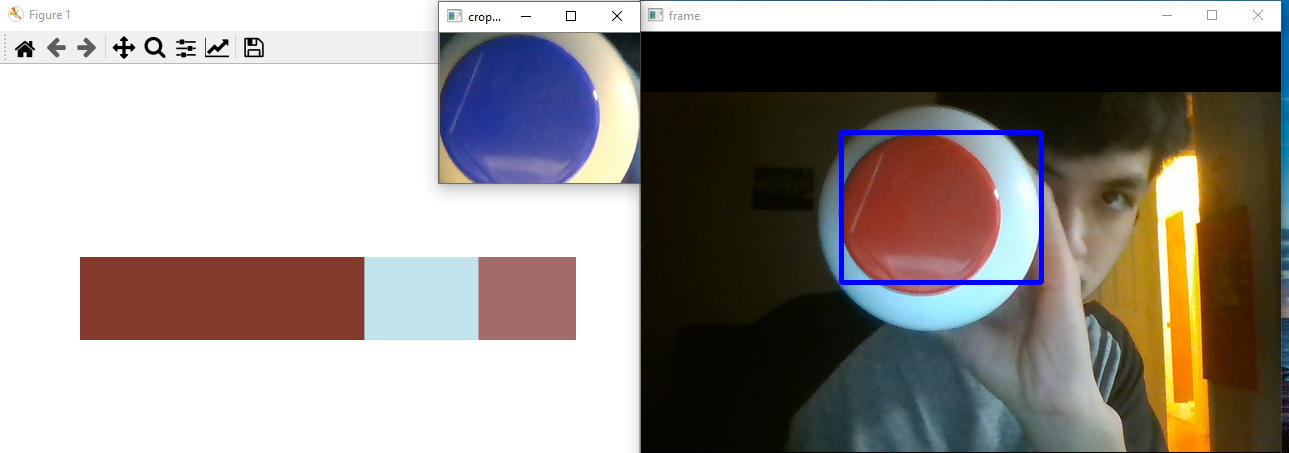
#> input picture Task4DominantColorBrightness1.PNG, 1289 x 453 px, given in place of the camera
$ python Task4_HSV_Red_Tracker.py
#> lines starting #> are read from the running program, lines starting #| are printed output that depends on the picture; after the words box and inside, x2 and y2 are one past the last pixel; in counts of white or black regions, pixels touching at a corner belong together
'''
This file tracks red objects (in this case I'm using a Tesla bookmark)
The following code is adapted from the OpenCV tutorials (changing color space)
and contours in particular. Drawing the bounding boxes was taken from
stackoverflow, the tutorial was confusing me. Makes sense what s/he did.
Modified it to work when no red contours are present (would crash due to
attempting to due np.argmax of empty array)
'''
import cv2
import numpy as np

cap = cv2.VideoCapture(0)

while(1):

    # Take each frame from camera
    _, frame = cap.read()
#> frame is the input picture: shape (453, 1289, 3); mean B, G, R 141.1, 145.4, 152

    # Convert BGR to HSV
    hsv = cv2.cvtColor(frame, cv2.COLOR_BGR2HSV)
#> hsv: shape (453, 1289, 3); mean H, S, V 23.4, 78.2, 161
    # define range of blue color in HSV
    lower_red = np.array([0,130,130])
    upper_red = np.array([10,255,255])

    # Threshold the HSV image to get only red colors
    mask = cv2.inRange(hsv, lower_red, upper_red)
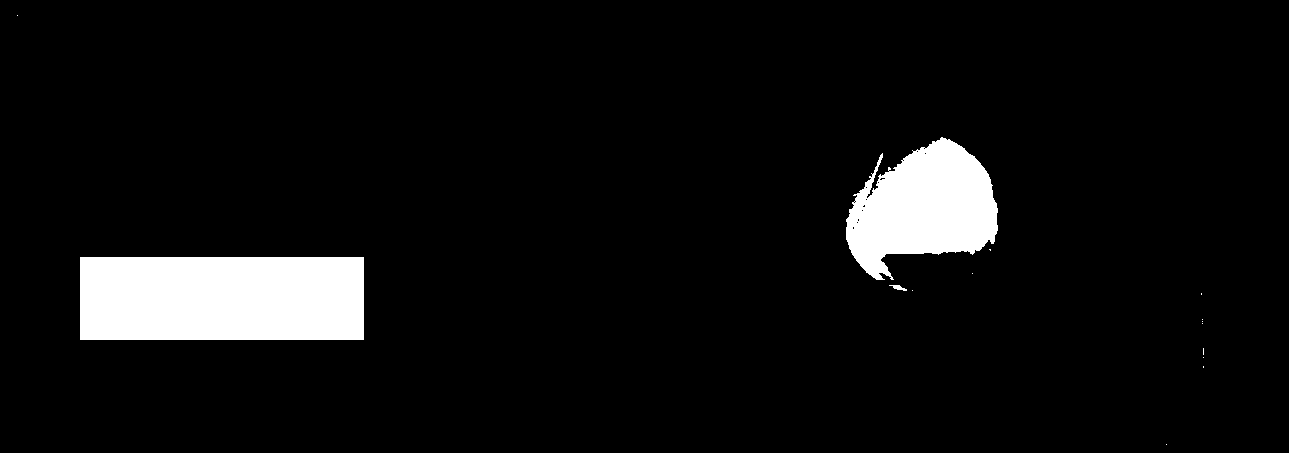
#> mask: shape (453, 1289); 6.4% white; 15 white regions (12 under 20 px)
    # Bitwise-AND mask and original image
    res = cv2.bitwise_and(frame,frame, mask= mask)
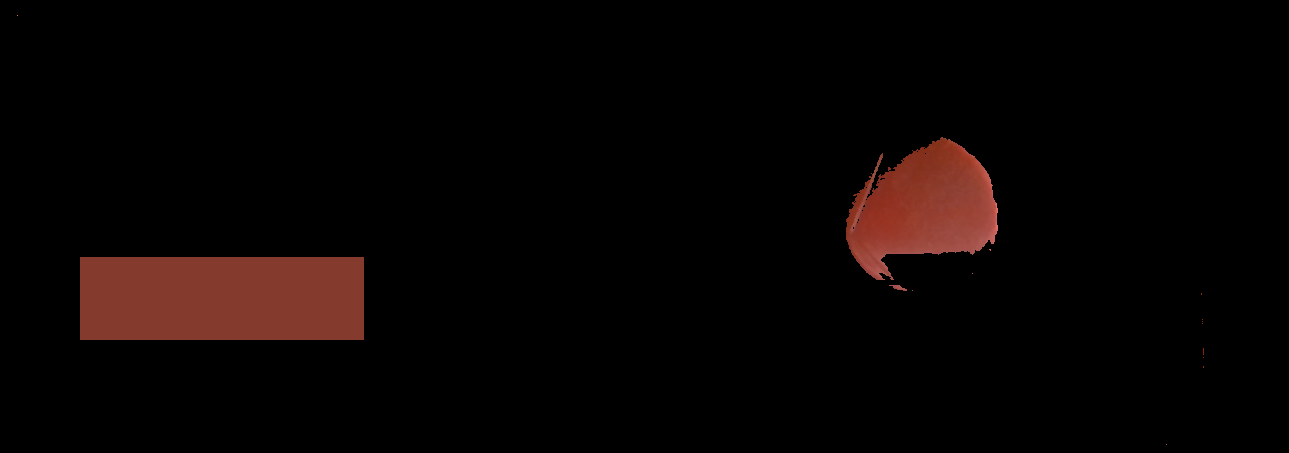
#> res: shape (453, 1289, 3); mean B, G, R 2.9, 3.8, 8.9


    cv2.imshow('mask',mask)
    cv2.imshow('res',res)

    '''
    Code within this was taken from https://stackoverflow.com/questions/16538774/dealing-with-contours-and-bounding-rectangle-in-opencv-2-4-python-2-7
    The code below basically finds the largest contour and then creates the bounding rectangle.

    Added in if areas: statement to prevent crash when no red color/contour is found
    '''
    contours, hierarchy = cv2.findContours(mask, cv2.RETR_TREE, cv2.CHAIN_APPROX_SIMPLE)
#> contours = 30 contours, 27 with area under 20; largest, box (x1, y1, x2, y2) and area: (80, 257, 364, 340) 23206, (846, 137, 998, 280) 13560, (889, 285, 907, 291) 34
    areas = [cv2.contourArea(c) for c in contours]
#> areas = 30 values, max 23206 at index 11, min 0 at index 0, mean 1228.2
    if areas:
        max_index = np.argmax(areas)
#> max_index = 11
        cnt=contours[max_index]
#> cnt = [[80, 257], [80, 339], [363, 339], [363, 257]]
        areas = [cv2.contourArea(c) for c in contours]
        max_index = np.argmax(areas)
        cnt=contours[max_index]

        x,y,w,h = cv2.boundingRect(cnt)
#> x = 80; y = 257; w = 284; h = 83
        cv2.rectangle(frame,(x,y),(x+w,y+h),(0,255,0),2)
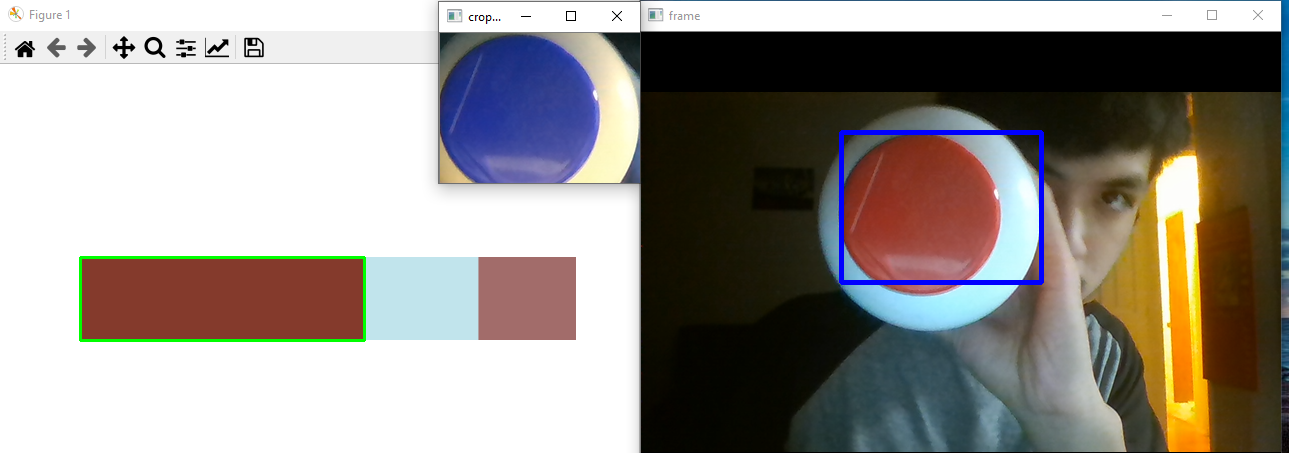
#> frame: shape (453, 1289, 3); 0.38% of pixels changed, all inside (x1, y1, x2, y2) = (79, 256, 366, 342)
# -------------------------------------------------------------------

    cv2.imshow('frame',frame)
    #cv2.imshow('im4',im4)
    k = cv2.waitKey(5) & 0xFF
#> (key Esc is pressed here)
    if k == 27:
        break

cv2.destroyAllWindows()
